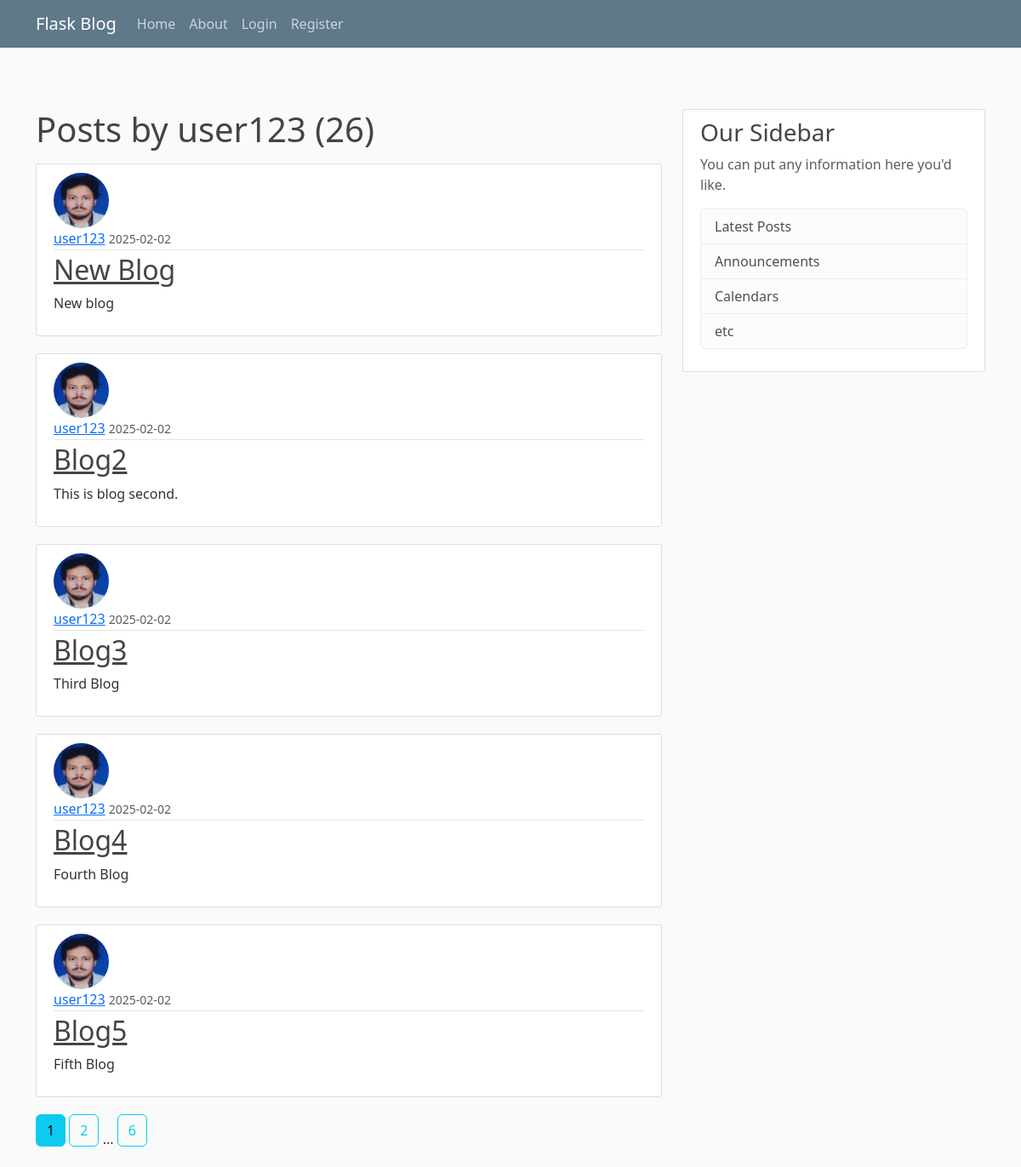
The app's page /user/user123 with its own data.
### models.py (models this page shows, shortened)
class User(db.Model, UserMixin):
  id = db.Column(db.Integer, primary_key = True)
  username = db.Column(db.String(20), unique = True, nullable = False)
  email = db.Column(db.String(120), unique = True, nullable = False)
  image_file = db.Column(db.String(20), unique = False, default = 'default.jpg')
  password = db.Column(db.String(60), nullable = False)
  posts = db.relationship('Post', backref='author', lazy = True)

class Post(db.Model):
  id = db.Column(db.Integer, primary_key = True)
  title = db.Column(db.String(100), nullable = False)
  date_posted = db.Column(db.DateTime, nullable = False, default = datetime.now(timezone.utc))
  content = db.Column(db.Text, nullable = False)
  user_id = db.Column(db.Integer, db.ForeignKey('user.id'), nullable = False)

### app.py (the view)
@app.route("/user/<string:username>")
def user_post(username):
  page = request.args.get('page', 1, type = int)
  user = User.query.filter_by(username = username).first_or_404()
  posts = Post.query.filter_by(author = user)\
    .order_by(Post.date_posted.desc())\
    .paginate(page = page, per_page = 5)
  return render_template("user_post.html", posts = posts, user = user)

### templates/user_post.html
{% extends "layout.html" %}
{% block content %}
  <h1 class="mb-3">Posts by {{ user.username }} ({{ posts.total }})</h1>
  {% for post in posts.items %}
    <article class="media content-section">
      <img class="rounded-circle article-img" src="{{url_for('static',filename='images/' + post.author.image_file)}}">
      <div class="media-body">
        <div class="article-metadata">
          <a class="mr-2" href="{{ url_for('user_post',username=post.author.username) }}">{{ post.author.username }}</a>
          <small class="text-muted">{{ post.date_posted.strftime("%Y-%m-%d") }}</small>
        </div>
        <h2><a class="article-title" href="{{ url_for('post', post_id=post.id) }}">{{ post.title }}</a></h2>
        <p class="article-content">{{ post.content }}</p>
      </div>
    </article>
  {% endfor %}
  {% for page_num in posts.iter_pages(left_edge=1, right_edge=1, left_current=1, right_current=1) %}
    {% if page_num %}
      {% if posts.page == page_num %}
        <a class="btn btn-info mb-4" href="{{ url_for('user_post', username=user.username, page=page_num) }}">{{ page_num }}</a>
      {% else %}
        <a class="btn btn-outline-info mb-4" href="{{ url_for('user_post', username=user.username, page=page_num) }}">{{ page_num }}</a>
      {% endif %}
    {% else %}
      ...
    {% endif %}
  {% endfor %}
{% endblock content%}

### static/main.css (style rules this page uses)
body { background: #fafafa; color: #333333; margin-top: 8rem; }
h1, h2, h3, h4, h5, h6 { color: #444444; }
.content-section { background: #ffffff; padding: 10px 20px; border: 1px solid #dddddd; border-radius: 3px; margin-bottom: 20px; }
.article-title { color: #444444; }
.article-content { white-space: pre-line; }
.article-img { height: 65px; width: 65px; margin-right: 16px; }
.article-metadata { padding-bottom: 1px; margin-bottom: 4px; border-bottom: 1px solid #e3e3e3 }

### records on screen
User: username "user123"
Post: image_file (picture), author.username "user123", date_posted "2025-02-02", title "New Blog", content "New blog"
Post: image_file (picture), author.username "user123", date_posted "2025-02-02", title "Blog2", content "This is blog second."
Post: image_file (picture), author.username "user123", date_posted "2025-02-02", title "Blog3", content "Third Blog"
Post: image_file (picture), author.username "user123", date_posted "2025-02-02", title "Blog4", content "Fourth Blog"
Post: image_file (picture), author.username "user123", date_posted "2025-02-02", title "Blog5", content "Fifth Blog"

### other values on screen
{{ posts.total }} "26"
{{ page_num }} "1"
{{ page_num }} "2" "6"
